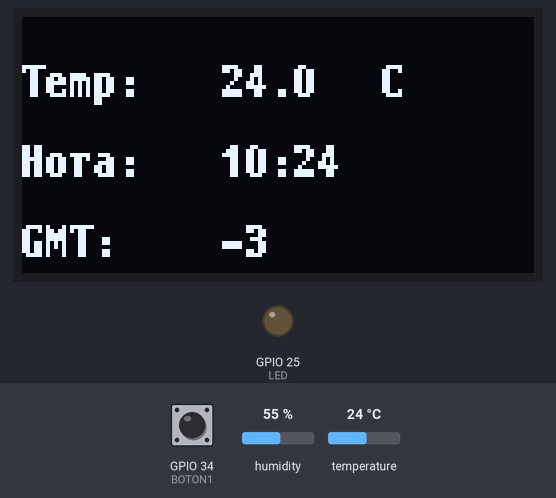
Simulated run of this sketch. Board: ESP32. Parts: 128×64 one-colour display, output pins drawn as LEDs (lit = HIGH). The test bench sets the inputs (shaded band); at power-on: temperature 24 °C, GPIO 34 (BOTON1) HIGH, humidity 55 %. WiFi joins after 1.5 s; servers stay silent unless stated; the local clock reads 2024-03-15 10:24:30 at power-on unless the sketch sets it; what the sketch prints to the serial monitor is not drawn.

Above: at 4.6 s.
4.7 s: temperature set to 12 °C
At 6.7 s:
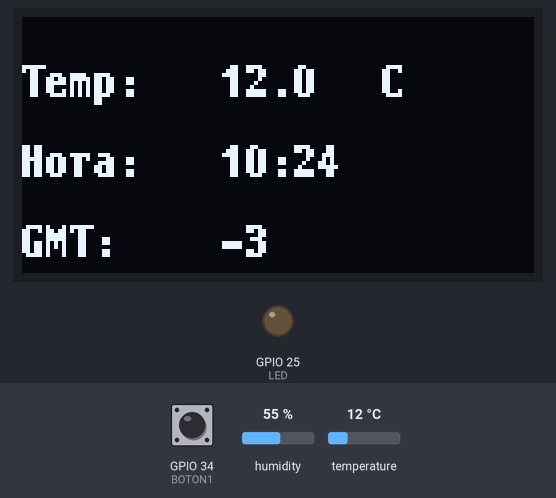
7.6 s: temperature set to 19 °C
At 8.6 s:
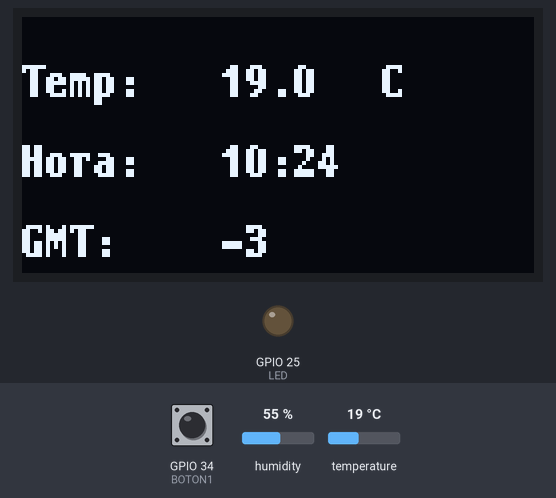
9.6 s: temperature set to 28 °C
At 11.6 s:
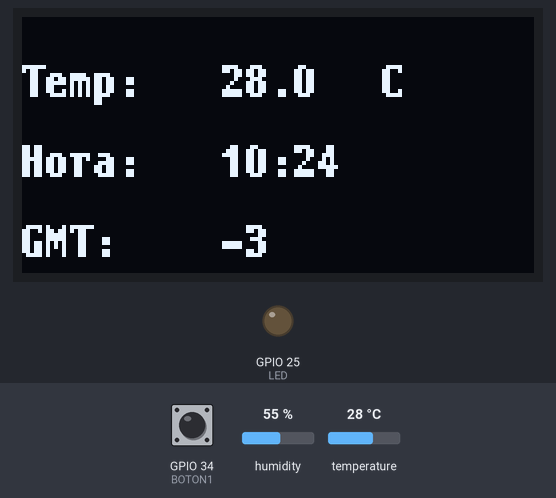
Timing chart, 0 to 13.1 s (numbered marks = the images above; inputs shaded):
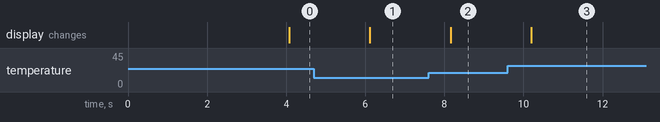

Measured:
- after the input at 4.7 s, the display: changes after 1.4 s (image 1)
- after the input at 7.6 s, the display: changes after 0.56 s (image 2)
- after the input at 9.6 s, the display: changes after 0.60 s (image 3)

The sketch:

TP2_-_Codigo_ej2.ino
```cpp
// Guzzi, Judcovski, Tovbein, Resnik

#include <U8g2lib.h>
#include <WiFi.h>
#include <DHT.h>
#include <ESP32Time.h>
//wifi
const char* ssid = "ORT-IoT";
const char* password = "NuevaIOT$25";
const char* ntpServer = "pool.ntp.org";
int gmtOffset = -3;
// DHT
#define DHTPIN 23
#define DHTTYPE DHT11
DHT dht(DHTPIN, DHTTYPE);

// Pantalla OLED
U8G2_SH1106_128X64_NONAME_F_HW_I2C u8g2(U8G2_R0);

// Pines
#define BOTON1 34
#define BOTON2 35
#define LED 25

// Estados
#define P1 0
#define P2 1
#define RST 2
#define ESPERA1 3
#define ESPERA2 4
#define AJUSTAR_GMT 5
int estado = RST;

// Variables
float temp;
int ultimoTiempo = 0;
int millis_actual;
int millis_valor;
int intervalo = 1000;

ESP32Time rtc;

void sincronizarHora() {
  struct tm timeinfo;
  if (getLocalTime(&timeinfo)) {
    rtc.setTimeStruct(timeinfo);
  } else {
    Serial.println("Error al sincronizar hora");
  }
}

void setup() {
  Serial.begin(9600);
  pinMode(LED, OUTPUT);
  pinMode(BOTON1, INPUT_PULLUP);
  pinMode(BOTON2, INPUT_PULLUP);
  u8g2.begin();
  dht.begin();

  // Conexión WiFi
  WiFi.begin(ssid, password);
  while (WiFi.status() != WL_CONNECTED) {
    delay(500);
    Serial.print(".");
  }
  Serial.println("\nWiFi conectado");

  configTime(gmtOffset * 3600, 0, ntpServer);
  sincronizarHora();
}

void loop() {
  millis_actual = millis();
  if (millis_actual - millis_valor >= 2000) {
    temp = dht.readTemperature();
    if (isnan(temp)) {
      Serial.println(F("Error leyendo del sensor DHT!"));
      return;
    }

    struct tm timeinfo = rtc.getTimeStruct();
    int hora = timeinfo.tm_hour;
    int minuto = timeinfo.tm_min;

    switch (estado) {
      case RST:
        millis_valor = millis();
        estado = P1;
        break;

      case P1:
        mostrarPantalla(hora, minuto, temp, gmtOffset);
        if (digitalRead(BOTON1) == LOW && digitalRead(BOTON2) == LOW) {
          estado = ESPERA1;
        }
        break;

      case ESPERA1:
        if (digitalRead(BOTON1) == HIGH && digitalRead(BOTON2) == HIGH) {
          estado = AJUSTAR_GMT;
        }
        break;

      case AJUSTAR_GMT:
        mostrarConfigGMT(gmtOffset);
        if (digitalRead(BOTON1) == LOW &&(millis_actual - ultimoTiempo > intervalo)) {
          gmtOffset++;
          ultimoTiempo = millis_actual;

          if (gmtOffset > 12) gmtOffset = -12;
          configTime(gmtOffset * 3600, 0, ntpServer);
          sincronizarHora();
        }
        if (digitalRead(BOTON2) == LOW && (millis_actual - ultimoTiempo > intervalo)) {
          gmtOffset--;
          ultimoTiempo = millis_actual;
           if (gmtOffset < -12) gmtOffset = 12;
          configTime(gmtOffset * 3600, 0, ntpServer);
          sincronizarHora();
        }
        if (digitalRead(BOTON1) == LOW && digitalRead(BOTON2) == LOW) {
          estado = ESPERA2;
        }
        break;

      case ESPERA2:
        if (digitalRead(BOTON1) == HIGH && digitalRead(BOTON2) == HIGH) {
          estado = P1;
        }
        break;
    }
  }
}

void mostrarPantalla(int h, int m, float t, int gmt) {
  char strTemp[6];
  char strHora[6];
  sprintf(strTemp, "%.1f", t);
  sprintf(strHora, "%02d:%02d", h, m);
  u8g2.clearBuffer();
  u8g2.setFont(u8g2_font_t0_11b_tr);
  u8g2.drawStr(0, 20, "Temp:");
  u8g2.drawStr(50, 20, strTemp);
  u8g2.drawStr(90, 20, "C");
  u8g2.drawStr(0, 40, "Hora:");
  u8g2.drawStr(50, 40, strHora);
  u8g2.drawStr(0, 60, "GMT:");
  u8g2.setCursor(50, 60);
  u8g2.print(gmt);
  u8g2.sendBuffer();
}

void mostrarConfigGMT(int gmt) {
  u8g2.clearBuffer();
  u8g2.setFont(u8g2_font_t0_11b_tr);
  u8g2.drawStr(0, 20, "Configurar GMT:");
  u8g2.setCursor(0, 40);
  u8g2.print("Actual GMT: ");
  u8g2.print(gmt);
  u8g2.sendBuffer();
}
```
